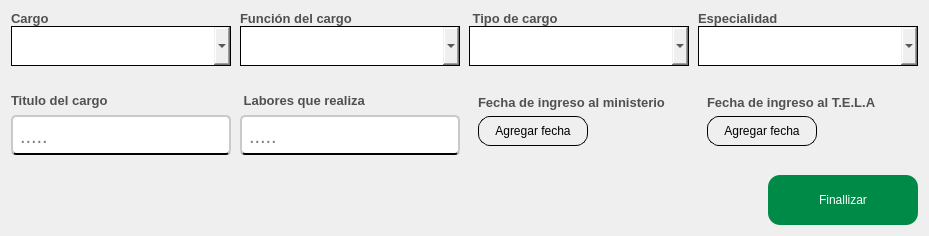
                 <widget class="QFrame" name="preguntas_info_detalle_cargo">
                  <property name="styleSheet">
                   <string notr="true">border-radius:0px;
border:none;
/*border:1px solid;*/</string>
                  </property>
                  <property name="frameShape">
                   <enum>QFrame::NoFrame</enum>
                  </property>
                  <property name="frameShadow">
                   <enum>QFrame::Raised</enum>
                  </property>
                  <layout class="QGridLayout" name="gridLayout_10">
                   <property name="horizontalSpacing">
                    <number>9</number>
                   </property>
                   <property name="verticalSpacing">
                    <number>20</number>
                   </property>
                   <item row="0" column="0">
                    <layout class="QVBoxLayout" name="verticalLayout_30">
                     <property name="spacing">
                      <number>0</number>
                     </property>
                     <item alignment="Qt::AlignLeft">
                      <widget class="QLabel" name="label_cargos">
                       <property name="enabled">
                        <bool>true</bool>
                       </property>
                       <property name="maximumSize">
                        <size>
                         <width>16777215</width>
                         <height>40</height>
                        </size>
                       </property>
                       <property name="font">
                        <font>
                         <family>Arial</family>
                         <pointsize>10</pointsize>
                         <weight>75</weight>
                         <bold>true</bold>
                        </font>
                       </property>
                       <property name="styleSheet">
                        <string notr="true">QLabel{
	
	color: rgb(80, 80, 80);

	border-color: #ffffff;


}
</string>
                       </property>
                       <property name="text">
                        <string>Cargo</string>
                       </property>
                       <property name="scaledContents">
                        <bool>false</bool>
                       </property>
                      </widget>
                     </item>
                     <item>
                      <widget class="QComboBox" name="boton_de_cargos">
                       <property name="enabled">
                        <bool>true</bool>
                       </property>
                       <property name="sizePolicy">
                        <sizepolicy hsizetype="Fixed" vsizetype="Fixed">
                         <horstretch>0</horstretch>
                         <verstretch>0</verstretch>
                        </sizepolicy>
                       </property>
                       <property name="minimumSize">
                        <size>
                         <width>220</width>
                         <height>40</height>
                        </size>
                       </property>
                       <property name="styleSheet">
                        <string notr="true">QComboBox{

	
	font: 75 10pt &quot;Arial&quot;;
	padding-left:15px;
	border:1px solid #000000 ;
}

QComboBox:focus {
    border: 2px solid #0078d7;   /* Borde azul cuando está en foco */
    background-color: #e0f7ff;   /* Fondo azul claro */
}

QComboBox:focus {
    border: 2px solid #0078d7;   /* Borde azul cuando está en foco */
    background-color: #e0f7ff;   /* Fondo azul claro */
}




QComboBox QAbstractItemView {
    border: 1px solid #ccc;
    background-color: white;
    color: #333;
    padding: 5px;  /* Margen interno de la lista */
    spacing: 10px; /* Espaciado entre los elementos (algunas versiones de Qt lo admiten) */
}

QComboBox QAbstractItemView::item {
    padding: 8px; /* Espaciado interno de cada elemento */
    margin: 4px; /* Separación entre los elementos */
}

QComboBox QAbstractItemView::item:hover {
    background-color: #c5c1c1;
    color: white;
}

QComboBox:disabled {
        background-color:rgb(189, 189, 189);
        color: #808080;
        border: 1px solid rgb(127, 127, 127);
    }


</string>
                       </property>
                       <property name="editable">
                        <bool>false</bool>
                       </property>
                       <property name="currentText">
                        <string/>
                       </property>
                       <property name="currentIndex">
                        <number>-1</number>
                       </property>
                       <property name="insertPolicy">
                        <enum>QComboBox::NoInsert</enum>
                       </property>
                       <property name="iconSize">
                        <size>
                         <width>40</width>
                         <height>40</height>
                        </size>
                       </property>
                       <property name="placeholderText" stdset="0">
                        <string/>
                       </property>
                      </widget>
                     </item>
                    </layout>
                   </item>
                   <item row="0" column="1">
                    <layout class="QVBoxLayout" name="verticalLayout_28">
                     <property name="spacing">
                      <number>0</number>
                     </property>
                     <item alignment="Qt::AlignLeft">
                      <widget class="QLabel" name="label_funcion_del_cargo">
                       <property name="enabled">
                        <bool>true</bool>
                       </property>
                       <property name="maximumSize">
                        <size>
                         <width>16777215</width>
                         <height>40</height>
                        </size>
                       </property>
                       <property name="font">
                        <font>
                         <family>Arial</family>
                         <pointsize>10</pointsize>
                         <weight>75</weight>
                         <bold>true</bold>
                        </font>
                       </property>
                       <property name="styleSheet">
                        <string notr="true">QLabel{
	
	color: rgb(80, 80, 80);

	border-color: #ffffff;


}
</string>
                       </property>
                       <property name="text">
                        <string>Función del cargo</string>
                       </property>
                       <property name="scaledContents">
                        <bool>false</bool>
                       </property>
                      </widget>
                     </item>
                     <item>
                      <widget class="QComboBox" name="boton_funcion_cargos">
                       <property name="enabled">
                        <bool>true</bool>
                       </property>
                       <property name="sizePolicy">
                        <sizepolicy hsizetype="Fixed" vsizetype="Fixed">
                         <horstretch>0</horstretch>
                         <verstretch>0</verstretch>
                        </sizepolicy>
                       </property>
                       <property name="minimumSize">
                        <size>
                         <width>220</width>
                         <height>40</height>
                        </size>
                       </property>
                       <property name="styleSheet">
                        <string notr="true">QComboBox{

	font: 75 10pt &quot;Arial&quot;;;
	padding-left:15px;
	border:1px solid #000000 ;
}

QComboBox:focus {
    border: 2px solid #0078d7;   /* Borde azul cuando está en foco */
    background-color: #e0f7ff;   /* Fondo azul claro */
}

QComboBox:focus {
    border: 2px solid #0078d7;   /* Borde azul cuando está en foco */
    background-color: #e0f7ff;   /* Fondo azul claro */
}




QComboBox QAbstractItemView {
    border: 1px solid #ccc;
    background-color: white;
    color: #333;
    padding: 5px;  /* Margen interno de la lista */
    spacing: 10px; /* Espaciado entre los elementos (algunas versiones de Qt lo admiten) */
}

QComboBox QAbstractItemView::item {
    padding: 8px; /* Espaciado interno de cada elemento */
    margin: 4px; /* Separación entre los elementos */
}

QComboBox QAbstractItemView::item:hover {
    background-color: #c5c1c1;
    color: white;
}

QComboBox:disabled {
        background-color:rgb(189, 189, 189);
        color: #808080;
        border: 1px solid rgb(127, 127, 127);
    }


</string>
                       </property>
                       <property name="editable">
                        <bool>false</bool>
                       </property>
                       <property name="currentText">
                        <string/>
                       </property>
                       <property name="currentIndex">
                        <number>-1</number>
                       </property>
                       <property name="insertPolicy">
                        <enum>QComboBox::NoInsert</enum>
                       </property>
                       <property name="iconSize">
                        <size>
                         <width>40</width>
                         <height>40</height>
                        </size>
                       </property>
                       <property name="placeholderText" stdset="0">
                        <string/>
                       </property>
                      </widget>
                     </item>
                    </layout>
                   </item>
                   <item row="0" column="2">
                    <layout class="QVBoxLayout" name="verticalLayout_31">
                     <property name="spacing">
                      <number>0</number>
                     </property>
                     <item alignment="Qt::AlignLeft">
                      <widget class="QLabel" name="label_tipo_de_cargo">
                       <property name="enabled">
                        <bool>true</bool>
                       </property>
                       <property name="maximumSize">
                        <size>
                         <width>16777215</width>
                         <height>40</height>
                        </size>
                       </property>
                       <property name="font">
                        <font>
                         <family>Arial</family>
                         <pointsize>10</pointsize>
                         <weight>75</weight>
                         <bold>true</bold>
                        </font>
                       </property>
                       <property name="styleSheet">
                        <string notr="true">QLabel{
	
	color: rgb(80, 80, 80);

	border-color: #ffffff;


}
</string>
                       </property>
                       <property name="text">
                        <string> Tipo de cargo </string>
                       </property>
                       <property name="scaledContents">
                        <bool>false</bool>
                       </property>
                      </widget>
                     </item>
                     <item>
                      <widget class="QComboBox" name="boton_tipo_de_cargo">
                       <property name="enabled">
                        <bool>true</bool>
                       </property>
                       <property name="sizePolicy">
                        <sizepolicy hsizetype="Fixed" vsizetype="Fixed">
                         <horstretch>0</horstretch>
                         <verstretch>0</verstretch>
                        </sizepolicy>
                       </property>
                       <property name="minimumSize">
                        <size>
                         <width>220</width>
                         <height>40</height>
                        </size>
                       </property>
                       <property name="styleSheet">
                        <string notr="true">QComboBox{

	font: 75 10pt &quot;Arial&quot;;;
	padding-left:15px;
	border:1px solid #000000 ;
}

QComboBox:focus {
    border: 2px solid #0078d7;   /* Borde azul cuando está en foco */
    background-color: #e0f7ff;   /* Fondo azul claro */
}

QComboBox:focus {
    border: 2px solid #0078d7;   /* Borde azul cuando está en foco */
    background-color: #e0f7ff;   /* Fondo azul claro */
}




QComboBox QAbstractItemView {
    border: 1px solid #ccc;
    background-color: white;
    color: #333;
    padding: 5px;  /* Margen interno de la lista */
    spacing: 10px; /* Espaciado entre los elementos (algunas versiones de Qt lo admiten) */
}

QComboBox QAbstractItemView::item {
    padding: 8px; /* Espaciado interno de cada elemento */
    margin: 4px; /* Separación entre los elementos */
}

QComboBox QAbstractItemView::item:hover {
    background-color: #c5c1c1;
    color: white;
}

QComboBox:disabled {
        background-color:rgb(189, 189, 189);
        color: #808080;
        border: 1px solid rgb(127, 127, 127);
    }


</string>
                       </property>
                       <property name="editable">
                        <bool>false</bool>
                       </property>
                       <property name="currentText">
                        <string/>
                       </property>
                       <property name="currentIndex">
                        <number>-1</number>
                       </property>
                       <property name="insertPolicy">
                        <enum>QComboBox::NoInsert</enum>
                       </property>
                       <property name="iconSize">
                        <size>
                         <width>40</width>
                         <height>40</height>
                        </size>
                       </property>
                       <property name="placeholderText" stdset="0">
                        <string/>
                       </property>
                      </widget>
                     </item>
                    </layout>
                   </item>
                   <item row="0" column="3">
                    <layout class="QVBoxLayout" name="verticalLayout_32">
                     <property name="spacing">
                      <number>0</number>
                     </property>
                     <item alignment="Qt::AlignLeft">
                      <widget class="QLabel" name="label_cargos_2">
                       <property name="enabled">
                        <bool>true</bool>
                       </property>
                       <property name="maximumSize">
                        <size>
                         <width>16777215</width>
                         <height>40</height>
                        </size>
                       </property>
                       <property name="font">
                        <font>
                         <family>Arial</family>
                         <pointsize>10</pointsize>
                         <weight>75</weight>
                         <bold>true</bold>
                        </font>
                       </property>
                       <property name="styleSheet">
                        <string notr="true">QLabel{
	
	color: rgb(80, 80, 80);

	border-color: #ffffff;


}
</string>
                       </property>
                       <property name="text">
                        <string>Especialidad</string>
                       </property>
                       <property name="scaledContents">
                        <bool>false</bool>
                       </property>
                      </widget>
                     </item>
                     <item>
                      <widget class="QComboBox" name="boton_de_especialidad">
                       <property name="enabled">
                        <bool>true</bool>
                       </property>
                       <property name="sizePolicy">
                        <sizepolicy hsizetype="Fixed" vsizetype="Fixed">
                         <horstretch>0</horstretch>
                         <verstretch>0</verstretch>
                        </sizepolicy>
                       </property>
                       <property name="minimumSize">
                        <size>
                         <width>220</width>
                         <height>40</height>
                        </size>
                       </property>
                       <property name="styleSheet">
                        <string notr="true">QComboBox{

	font: 75 10pt &quot;Arial&quot;;
	padding-left:15px;
	border:1px solid #000000 ;
}

QComboBox:focus {
    border: 2px solid #0078d7;   /* Borde azul cuando está en foco */
    background-color: #e0f7ff;   /* Fondo azul claro */
}

QComboBox:focus {
    border: 2px solid #0078d7;   /* Borde azul cuando está en foco */
    background-color: #e0f7ff;   /* Fondo azul claro */
}




QComboBox QAbstractItemView {
    border: 1px solid #ccc;
    background-color: white;
    color: #333;
    padding: 5px;  /* Margen interno de la lista */
    spacing: 10px; /* Espaciado entre los elementos (algunas versiones de Qt lo admiten) */
}

QComboBox QAbstractItemView::item {
    padding: 8px; /* Espaciado interno de cada elemento */
    margin: 4px; /* Separación entre los elementos */
}

QComboBox QAbstractItemView::item:hover {
    background-color: #c5c1c1;
    color: white;
}

QComboBox:disabled {
        background-color:rgb(189, 189, 189);
        color: #808080;
        border: 1px solid rgb(127, 127, 127);
    }


</string>
                       </property>
                       <property name="editable">
                        <bool>false</bool>
                       </property>
                       <property name="currentText">
                        <string/>
                       </property>
                       <property name="currentIndex">
                        <number>-1</number>
                       </property>
                       <property name="insertPolicy">
                        <enum>QComboBox::NoInsert</enum>
                       </property>
                       <property name="iconSize">
                        <size>
                         <width>40</width>
                         <height>40</height>
                        </size>
                       </property>
                       <property name="duplicatesEnabled">
                        <bool>false</bool>
                       </property>
                       <property name="frame">
                        <bool>false</bool>
                       </property>
                       <property name="placeholderText" stdset="0">
                        <string/>
                       </property>
                      </widget>
                     </item>
                    </layout>
                   </item>
                   <item row="1" column="0">
                    <layout class="QVBoxLayout" name="verticalLayout_29">
                     <property name="spacing">
                      <number>0</number>
                     </property>
                     <item alignment="Qt::AlignLeft">
                      <widget class="QLabel" name="label_titulo_del_cargo">
                       <property name="maximumSize">
                        <size>
                         <width>16777215</width>
                         <height>40</height>
                        </size>
                       </property>
                       <property name="font">
                        <font>
                         <family>Arial</family>
                         <pointsize>10</pointsize>
                         <weight>75</weight>
                         <bold>true</bold>
                        </font>
                       </property>
                       <property name="styleSheet">
                        <string notr="true">QLabel{
	
	color: rgb(80, 80, 80);

	border-color: #ffffff;


}
</string>
                       </property>
                       <property name="text">
                        <string>Titulo del cargo</string>
                       </property>
                       <property name="scaledContents">
                        <bool>false</bool>
                       </property>
                      </widget>
                     </item>
                     <item>
                      <widget class="QLineEdit" name="input_titulo_del_cargo">
                       <property name="sizePolicy">
                        <sizepolicy hsizetype="Fixed" vsizetype="Fixed">
                         <horstretch>0</horstretch>
                         <verstretch>10</verstretch>
                        </sizepolicy>
                       </property>
                       <property name="minimumSize">
                        <size>
                         <width>220</width>
                         <height>40</height>
                        </size>
                       </property>
                       <property name="font">
                        <font>
                         <family>Arial</family>
                         <pointsize>15</pointsize>
                        </font>
                       </property>
                       <property name="styleSheet">
                        <string notr="true">QLineEdit{
	
	background-color: rgb(255, 255, 255);
	border-radius:5px;
	padding-left: 5px;
 padding-right:5px;
	padding-top:1px;
	border-bottom:2px solid black  ;
	border-top: 2px solid rgb(202, 202, 202);
	border-left: 2px solid rgb(202, 202, 202);
	border-right: 2px solid rgb(202, 202, 202);

}

QLineEdit:focus{

	border: 2px solid rgb(17, 192, 255)



}
</string>
                       </property>
                       <property name="placeholderText">
                        <string>.....</string>
                       </property>
                      </widget>
                     </item>
                    </layout>
                   </item>
                   <item row="1" column="1">
                    <layout class="QVBoxLayout" name="verticalLayout_27">
                     <property name="spacing">
                      <number>0</number>
                     </property>
                     <item alignment="Qt::AlignLeft">
                      <widget class="QLabel" name="label_labores_que_realiza">
                       <property name="maximumSize">
                        <size>
                         <width>16777215</width>
                         <height>40</height>
                        </size>
                       </property>
                       <property name="font">
                        <font>
                         <family>Arial</family>
                         <pointsize>10</pointsize>
                         <weight>75</weight>
                         <bold>true</bold>
                        </font>
                       </property>
                       <property name="styleSheet">
                        <string notr="true">QLabel{
	
	color: rgb(80, 80, 80);

	border-color: #ffffff;


}
</string>
                       </property>
                       <property name="text">
                        <string> Labores que realiza </string>
                       </property>
                       <property name="scaledContents">
                        <bool>false</bool>
                       </property>
                      </widget>
                     </item>
                     <item>
                      <widget class="QLineEdit" name="input_labores_que_realiza">
                       <property name="sizePolicy">
                        <sizepolicy hsizetype="Fixed" vsizetype="Fixed">
                         <horstretch>0</horstretch>
                         <verstretch>10</verstretch>
                        </sizepolicy>
                       </property>
                       <property name="minimumSize">
                        <size>
                         <width>220</width>
                         <height>40</height>
                        </size>
                       </property>
                       <property name="font">
                        <font>
                         <family>Arial</family>
                         <pointsize>15</pointsize>
                        </font>
                       </property>
                       <property name="styleSheet">
                        <string notr="true">QLineEdit{
	
	background-color: rgb(255, 255, 255);
	border-radius:5px;
	padding-left: 5px;
 padding-right:5px;
	padding-top:1px;
	border-bottom:2px solid black  ;
	border-top: 2px solid rgb(202, 202, 202);
	border-left: 2px solid rgb(202, 202, 202);
	border-right: 2px solid rgb(202, 202, 202);

}

QLineEdit:focus{

	border: 2px solid rgb(17, 192, 255)



}
</string>
                       </property>
                       <property name="placeholderText">
                        <string>.....</string>
                       </property>
                      </widget>
                     </item>
                    </layout>
                   </item>
                   <item row="1" column="2">
                    <widget class="QFrame" name="frame">
                     <layout class="QGridLayout" name="gridLayout_8">
                      <item row="0" column="0" colspan="2">
                       <widget class="QLabel" name="label_fecha_de_ingreso_del_minis">
                        <property name="maximumSize">
                         <size>
                          <width>16777215</width>
                          <height>40</height>
                         </size>
                        </property>
                        <property name="font">
                         <font>
                          <family>Arial</family>
                          <pointsize>10</pointsize>
                          <weight>75</weight>
                          <bold>true</bold>
                         </font>
                        </property>
                        <property name="styleSheet">
                         <string notr="true">QLabel{
	
	color: rgb(80, 80, 80);

	border-color: #ffffff;


}
</string>
                        </property>
                        <property name="text">
                         <string>Fecha de ingreso al ministerio</string>
                        </property>
                        <property name="scaledContents">
                         <bool>false</bool>
                        </property>
                       </widget>
                      </item>
                      <item row="1" column="0">
                       <widget class="QPushButton" name="boton_para_agregar_fecha_de_ingreso_del_minis">
                        <property name="minimumSize">
                         <size>
                          <width>110</width>
                          <height>30</height>
                         </size>
                        </property>
                        <property name="cursor">
                         <cursorShape>PointingHandCursor</cursorShape>
                        </property>
                        <property name="styleSheet">
                         <string notr="true">QPushButton{

	border: 1px solid black;
	border-radius:12px;
}

QPushButton:hover{

	background-color: rgb(199, 199, 199)
}</string>
                        </property>
                        <property name="text">
                         <string>Agregar fecha</string>
                        </property>
                        <property name="icon">
                         <iconset>
                          <normaloff>../recursos_de_imagenes/iconos_de_interfaz/calendario.png</normaloff>../recursos_de_imagenes/iconos_de_interfaz/calendario.png</iconset>
                        </property>
                        <property name="iconSize">
                         <size>
                          <width>20</width>
                          <height>20</height>
                         </size>
                        </property>
                       </widget>
                      </item>
                      <item row="1" column="1">
                       <widget class="QLabel" name="label_mostrar_fecha_de_ingreso_del_minis">
                        <property name="font">
                         <font>
                          <family>Arial</family>
                          <pointsize>10</pointsize>
                          <weight>75</weight>
                          <bold>true</bold>
                         </font>
                        </property>
                        <property name="text">
                         <string/>
                        </property>
                       </widget>
                      </item>
                     </layout>
                    </widget>
                   </item>
                   <item row="1" column="3">
                    <widget class="QFrame" name="frame">
                     <layout class="QGridLayout" name="gridLayout_9">
                      <item row="0" column="0" colspan="2">
                       <widget class="QLabel" name="label_fecha_de_ingreso_tela">
                        <property name="maximumSize">
                         <size>
                          <width>16777215</width>
                          <height>40</height>
                         </size>
                        </property>
                        <property name="font">
                         <font>
                          <family>Arial</family>
                          <pointsize>10</pointsize>
                          <weight>75</weight>
                          <bold>true</bold>
                         </font>
                        </property>
                        <property name="styleSheet">
                         <string notr="true">QLabel{
	
	color: rgb(80, 80, 80);

	border-color: #ffffff;


}
</string>
                        </property>
                        <property name="text">
                         <string>Fecha de ingreso al T.E.L.A</string>
                        </property>
                        <property name="scaledContents">
                         <bool>false</bool>
                        </property>
                       </widget>
                      </item>
                      <item row="1" column="0">
                       <widget class="QPushButton" name="boton_fecha_de_ingreso_tela">
                        <property name="minimumSize">
                         <size>
                          <width>110</width>
                          <height>30</height>
                         </size>
                        </property>
                        <property name="cursor">
                         <cursorShape>PointingHandCursor</cursorShape>
                        </property>
                        <property name="styleSheet">
                         <string notr="true">QPushButton{

	border: 1px solid black;
	border-radius:12px;
}

QPushButton:hover{

	background-color: rgb(199, 199, 199)
}</string>
                        </property>
                        <property name="text">
                         <string>Agregar fecha</string>
                        </property>
                        <property name="icon">
                         <iconset>
                          <normaloff>../recursos_de_imagenes/iconos_de_interfaz/calendario.png</normaloff>../recursos_de_imagenes/iconos_de_interfaz/calendario.png</iconset>
                        </property>
                        <property name="iconSize">
                         <size>
                          <width>20</width>
                          <height>20</height>
                         </size>
                        </property>
                       </widget>
                      </item>
                      <item row="1" column="1">
                       <widget class="QLabel" name="label_mostrar_fecha_de_ingreso_tela">
                        <property name="font">
                         <font>
                          <family>Arial</family>
                          <pointsize>10</pointsize>
                          <weight>75</weight>
                          <bold>true</bold>
                         </font>
                        </property>
                        <property name="text">
                         <string/>
                        </property>
                       </widget>
                      </item>
                     </layout>
                    </widget>
                   </item>
                   <item row="2" column="3" alignment="Qt::AlignRight">
                    <widget class="QPushButton" name="boton_finalizar">
                     <property name="sizePolicy">
                      <sizepolicy hsizetype="Fixed" vsizetype="Fixed">
                       <horstretch>0</horstretch>
                       <verstretch>0</verstretch>
                      </sizepolicy>
                     </property>
                     <property name="minimumSize">
                      <size>
                       <width>150</width>
                       <height>50</height>
                      </size>
                     </property>
                     <property name="cursor">
                      <cursorShape>PointingHandCursor</cursorShape>
                     </property>
                     <property name="styleSheet">
                      <string notr="true">QPushButton{

	font: 75 14pt &quot;Arial&quot;;
	background-color: rgb(0, 138, 71);
	color: rgb(255, 255, 255);
	border-radius:12px;

}

QPushButton:hover{

	
	background-color: rgb(0, 56, 10);

}</string>
                     </property>
                     <property name="text">
                      <string>Finallizar</string>
                     </property>
                    </widget>
                   </item>
                  </layout>
                  <zorder>frame</zorder>
                  <zorder>boton_tipo_de_cargo</zorder>
                  <zorder>boton_funcion_cargos</zorder>
                  <zorder>label_funcion_del_cargo</zorder>
                  <zorder>input_titulo_del_cargo</zorder>
                  <zorder>label_titulo_del_cargo</zorder>
                  <zorder>label_tipo_de_cargo</zorder>
                  <zorder>boton_de_cargos</zorder>
                  <zorder>label_cargos</zorder>
                  <zorder>input_labores_que_realiza</zorder>
                  <zorder>label_labores_que_realiza</zorder>
                  <zorder>boton_de_especialidad</zorder>
                  <zorder>label_cargos_2</zorder>
                  <zorder>frame</zorder>
                  <zorder>boton_finalizar</zorder>
                 </widget>
